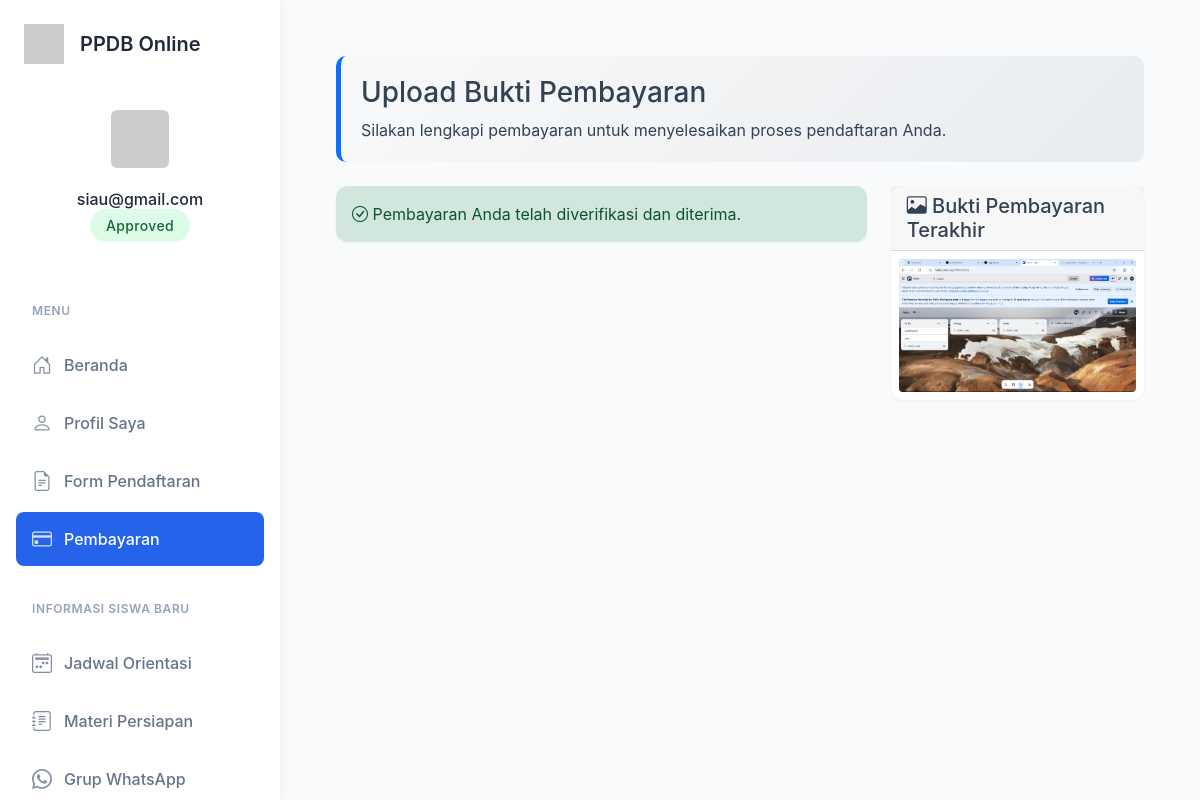
Page /pembayaran (signed in) on the committed database.
### app.py (models this page shows, shortened)
class User(db.Model):
    __tablename__ = 'users'  # Explicitly define table name
    id = db.Column(db.Integer, primary_key=True)
    username = db.Column(db.String(100), unique=True, nullable=False)
    password = db.Column(db.String(200), nullable=False)
    is_admin = db.Column(db.Boolean, default=False)
    is_verified = db.Column(db.Boolean, default=False)  # Add this attribute
    formulir = db.relationship('Formulir', back_populates='user')  # Add this relationship

class Formulir(db.Model):
    id = db.Column(db.Integer, primary_key=True)
    user_id = db.Column(db.Integer, db.ForeignKey('users.id'), nullable=False)
    user = db.relationship('User', back_populates='formulir')
    nama_lengkap = db.Column(db.String(100))
    tempat_lahir = db.Column(db.String(100))
    tanggal_lahir = db.Column(db.String(100))
    jenis_kelamin = db.Column(db.String(20))
    alamat = db.Column(db.String(200))
    asal_sekolah = db.Column(db.String(200))
    jurusan = db.Column(db.String(100))
    no_hp = db.Column(db.String(20))
    foto_path = db.Column(db.String(200))
    ijazah_path = db.Column(db.String(200))
    pembayaran_path = db.Column(db.String(200))
    pembayaran_status = db.Column(db.String(20), default='belum')
    verifikasi_status = db.Column(db.String(20), default='belum')

### app.py (the view)
    def wrapper(*args, **kwargs):
        if 'user_id' not in session:
            flash('Anda perlu masuk terlebih dahulu.')
            return redirect(url_for('login'))
        return f(*args, **kwargs)

### app.py (called while the page is built, shortened)
@app.before_request
def make_session_permanent():
    session.permanent = True

def login_required(f):
    def wrapper(*args, **kwargs):
        if 'user_id' not in session:
            flash('Anda perlu masuk terlebih dahulu.')
            return redirect(url_for('login'))
        return f(*args, **kwargs)
    wrapper.__name__ = f.__name__
    return wrapper

@app.context_processor
def utility_processor():
    def get_current_user():
        if 'user_id' in session:
            return User.query.get(session['user_id'])
        return None
    def get_user_formulir():
        if 'user_id' in session:
            return Formulir.query.filter_by(user_id=session['user_id']).first()
        return None
    return dict(get_current_user=get_current_user, get_user_formulir=get_user_formulir)

@app.route('/pembayaran', methods=['GET', 'POST'])
@login_required
def pembayaran():
    user = User.query.get(session['user_id'])
    formulir = Formulir.query.filter_by(user_id=user.id).first()
    if not formulir or formulir.verifikasi_status != 'approved':
        flash('Anda harus disetujui terlebih dahulu sebelum melakukan pembayaran.')
        return redirect(url_for('profile'))
    return render_template('pembayaran.html', user=user, formulir=formulir)

### templates/pembayaran.html (shortened to what this page needs)
{% extends "base.html" %}
{% block content %}
<div class="container-fluid py-4">
  <div class="welcome-banner mb-4">
    <h3>Upload Bukti Pembayaran</h3>
    <p class="mb-0">Silakan lengkapi pembayaran untuk menyelesaikan proses pendaftaran Anda.</p>
  </div>
  <div class="row">
    <div class="col-md-8">
      {% if formulir.pembayaran_status == 'approved' %}
        <div class="alert alert-success">
          <i class="bi bi-check-circle"></i> Pembayaran Anda telah diverifikasi dan diterima.
        </div>
      {% elif formulir.pembayaran_status == 'pending' %}
        <div class="alert alert-warning">
          <i class="bi bi-clock"></i> Pembayaran Anda sedang dalam proses verifikasi.
        </div>
      {% elif formulir.pembayaran_status == 'rejected' %}
        <div class="alert alert-danger">
          <i class="bi bi-exclamation-circle"></i> Pembayaran Anda ditolak. Silakan upload ulang bukti pembayaran yang valid.
        </div>
      {% endif %}
    </div>
    <div class="col-md-4">
      {% if formulir.pembayaran_path %}
        <div class="card">
          <div class="card-header">
            <h5 class="mb-0"><i class="bi bi-image"></i> Bukti Pembayaran Terakhir</h5>
          </div>
          <div class="card-body p-2">
            <img src="{{ url_for('uploaded_file', filename=formulir.pembayaran_path.split('/')[-1]) }}"
                 class="img-fluid rounded" alt="Bukti pembayaran">
          </div>
        </div>
      {% endif %}
    </div>
  </div>
</div>
{% endblock %}

### templates/base.html (shortened to what this page needs)
<!DOCTYPE html>
<html>
<head>
  <link href="https://cdn.jsdelivr.net/npm/bootstrap@5.1.3/dist/css/bootstrap.min.css" rel="stylesheet">
  <link rel="stylesheet" href="https://cdn.jsdelivr.net/npm/bootstrap-icons@1.8.1/font/bootstrap-icons.css">
</head>
<body>
  <div class="wrapper">
    <nav class="sidebar">
      <div class="sidebar-header">
        <div class="sidebar-brand">
          <img src="https://ui-avatars.com/api/?name=PPDB&background=2563eb&color=fff" alt="Logo">
          <h4>PPDB Online</h4>
        </div>
        {% if session.user_id %}
        <div class="sidebar-user">
          {% set user = get_current_user() %}
          <img src="https://ui-avatars.com/api/?name={{ user.username }}&background=random" alt="Profile">
          <h6 class="mt-3 mb-1">{{ user.username }}</h6>
          {% set formulir = get_user_formulir() %}
          {% if formulir %}
          <span class="status-badge
                    {% if formulir.verifikasi_status == 'approved' %}status-approved
                    {% elif formulir.verifikasi_status == 'pending' %}status-pending
                    {% else %}status-rejected{% endif %}">
            {{ formulir.verifikasi_status|title }}
          </span>
          {% endif %}
        </div>
        {% endif %}
      </div>
      <div class="sidebar-menu">
        <div class="nav-section">
          <div class="nav-section-title">Menu</div>
          <div class="nav flex-column">
            {% if not session.user_id %}
            <a href="{{ url_for('index') }}" class="nav-link {{ 'active' if request.endpoint == 'index' }}">
              <i class="bi bi-house-door"></i>
              <span>Beranda</span>
            </a>
            <a href="{{ url_for('login') }}" class="nav-link {{ 'active' if request.endpoint == 'login' }}">
              <i class="bi bi-box-arrow-in-right"></i>
              <span>Login</span>
            </a>
            <a href="{{ url_for('register') }}" class="nav-link {{ 'active' if request.endpoint == 'register' }}">
              <i class="bi bi-person-plus"></i>
              <span>Daftar</span>
            </a>
            {% else %}
            <a href="{{ url_for('index') }}" class="nav-link {{ 'active' if request.endpoint == 'index' }}">
              <i class="bi bi-house-door"></i>
              <span>Beranda</span>
            </a>
            <a href="{{ url_for('profile') }}" class="nav-link {{ 'active' if request.endpoint == 'profile' }}">
              <i class="bi bi-person"></i>
              <span>Profil Saya</span>
            </a>
            <a href="{{ url_for('verifikasi') }}" class="nav-link {{ 'active' if request.endpoint == 'verifikasi' }}">
              <i class="bi bi-file-earmark-text"></i>
              <span>Form Pendaftaran</span>
            </a>
            {% set formulir = get_user_formulir() %}
            {% if formulir and formulir.verifikasi_status == 'approved' %}
            <a href="{{ url_for('pembayaran') }}" class="nav-link {{ 'active' if request.endpoint == 'pembayaran' }}">
              <i class="bi bi-credit-card"></i>
              <span>Pembayaran</span>
            </a>
            {% if formulir.pembayaran_status == 'approved' %}
            <div class="nav-section-title mt-4">Informasi Siswa Baru</div>
            <a href="{{ url_for('jadwal_orientasi') }}" class="nav-link {{ 'active' if request.endpoint == 'jadwal_orientasi' }}">
              <i class="bi bi-calendar2-week"></i>
              <span>Jadwal Orientasi</span>
            </a>
            <a href="{{ url_for('materi_persiapan') }}" class="nav-link {{ 'active' if request.endpoint == 'materi_persiapan' }}">
              <i class="bi bi-journal-text"></i>
              <span>Materi Persiapan</span>
            </a>
            <a href="{{ url_for('grup_wa') }}" class="nav-link {{ 'active' if request.endpoint == 'grup_wa' }}">
              <i class="bi bi-whatsapp"></i>
              <span>Grup WhatsApp</span>
            </a>
            {% endif %}
            {% endif %}
            {% endif %}
          </div>
        </div>
      </div>
    </nav>
    <div class="content">
      <div class="container-fluid">
        {% block content %}{% endblock %}
      </div>
    </div>
  </div>
</body>
</html>

### templates/base.html (style rules this page uses)
:root { --primary-color: #2563eb; --secondary-color: #3b82f6; --sidebar-width: 280px; }
body { font-family: 'Inter', system-ui, -apple-system, sans-serif; background: #f8fafc; color: #334155; }
.wrapper { display: flex; min-height: 100vh; }
.sidebar { width: var(--sidebar-width); background: #ffffff; color: #1e293b; position: fixed; height: 100vh; display: flex; flex-direction: column; transition: all 0.3s; box-shadow: 0 0 15px rgba(0, 0, 0, 0.05); z-index: 1000; }
.sidebar-header { padding: 1.5rem; background: rgba(255, 255, 255, 0.05); border-bottom: 1px solid rgba(255, 255, 255, 0.1); flex-shrink: 0; }
.sidebar-brand { display: flex; align-items: center; margin-bottom: 1.5rem; }
.sidebar-brand img { width: 40px; height: 40px; margin-right: 1rem; }
.sidebar-brand h4 { color: #1e293b; margin: 0; font-size: 1.25rem; font-weight: 600; }
.sidebar-user { text-align: center; padding: 1rem 0; }
.sidebar-user img { width: 70px; height: 70px; border-radius: 12px; border: 3px solid rgba(255, 255, 255, 0.1); padding: 3px; }
.sidebar-menu { padding: 1rem; flex-grow: 1; overflow-y: auto; overflow-x: hidden; }
.nav-section { margin-bottom: 1rem; }
.nav-section-title { color: #94a3b8; font-size: 0.75rem; font-weight: 600; text-transform: uppercase; letter-spacing: 0.05em; padding: 0.5rem 1rem; margin-bottom: 0.5rem; }
.nav-link { color: #64748b; padding: 0.75rem 1rem; border-radius: 8px; margin: 0.125rem 0; font-weight: 500; transition: all 0.2s; display: flex; align-items: center; }
.nav-link.active { color: white; background: var(--primary-color); }
.nav-link i { font-size: 1.25rem; margin-right: 0.75rem; opacity: 0.8; }
.content { margin-left: var(--sidebar-width); padding: 2rem; width: calc(100% - var(--sidebar-width)); }
.card { border: none; border-radius: 12px; box-shadow: 0 1px 3px rgba(0, 0, 0, 0.05); transition: transform 0.2s, box-shadow 0.2s; }
.status-badge { padding: 0.5rem 1rem; border-radius: 999px; font-size: 0.875rem; font-weight: 500; letter-spacing: 0.025em; }
.status-approved { background: #dcfce7; color: #166534; }
.alert { border-radius: 12px; border: none; box-shadow: 0 1px 3px rgba(0, 0, 0, 0.05); }

### templates/pembayaran.html (style rules this page uses)
.welcome-banner { background: linear-gradient(135deg, #f8f9fa 0%, #e9ecef 100%); padding: 20px; border-radius: 10px; border-left: 5px solid #0d6efd; }

### rows in the picture
User: username "siau@gmail.com"
Formulir: verifikasi_status "Approved", pembayaran_path (picture)
